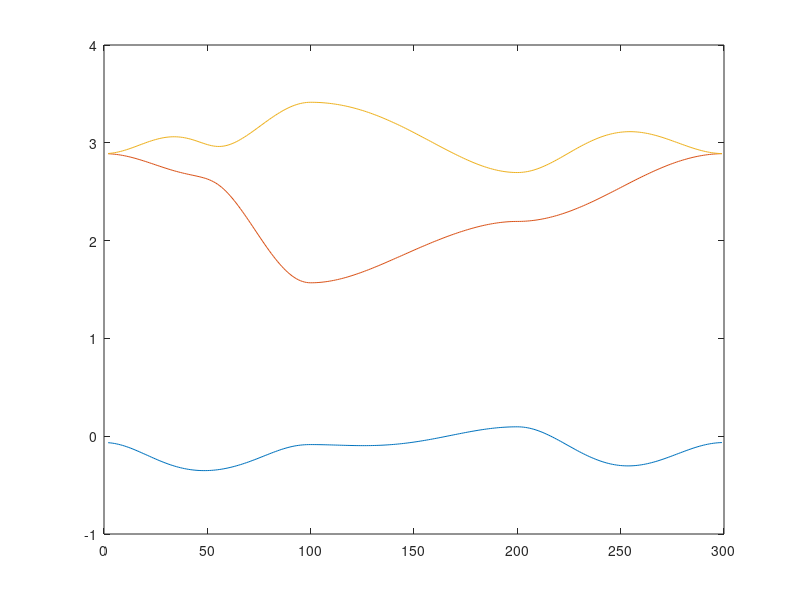

The MATLAB source for this figure:
clear;
eps1=0.1;
eps2=0.1;
t0=0.1;
t1=0.401;
t2=0.1;
t11=0.1;
t12=0.1;
t22=0.1;

deps1=0.01;
deps2=0.01;
dt0=0.01;
dt1=0.01;
dt2=0.01;
dt11=0.01;
dt12=0.01;
dt22=0.01;

E1_gam_i=0;
E2_gam_i=2.9;
E3_gam_i=2.9;
E1_K_i=0;
E2_K_i=1.6;
E3_K_i=3.5;
E1_M_i=0;
E2_M_i=2.1;
E3_M_i=2.6;

for i=1:100000
    E_gam_1=eps1+6*t0;
    E_gam_2=eps2+3*(t11+t22);
    E_gam_3=eps2+3*(t11+t22);

    E_K_1=eps2-1.5*(t11+t22)-3^1.5*t12;
    E_K_2=eps1-3*t0;
    E_K_3=eps2-1.5*(t11+t22)+3^1.5*t12;

    f1=0.5*(eps1+eps2)-t0-1.5*t11+0.5*t22;
    f2=0.5*sqrt((eps1-eps2-2*t0+3*t11-t22)^2+64*t2^2);
    E_M_1=f1-f2;
    E_M_2=eps2+t11-3*t22;
    E_M_3=f1+f2;
    
    d=(E_gam_1-E1_gam_i)^2+(E_gam_2-E2_gam_i)^2+(E_gam_3-E3_gam_i)^2+(E_K_1-E1_K_i)^2+(E_K_2-E2_K_i)^2+(E_K_3-E3_K_i)^2+(E_M_1-E1_M_i)^2+(E_M_2-E2_M_i)^2+(E_M_3-E3_M_i)^2;
    dd_deps1=2*deps1*(E_gam_1-E1_gam_i)+2*deps1*(E_K_2-E2_K_i)+2*deps1*(E_M_1-E1_M_i)*(0.5-0.5*(eps1-eps2-2*t0+3*t11-t22)/(2*f2))+2*deps1*(E_M_3-E3_M_i)*(0.5+0.5*(eps1-eps2-2*t0+3*t11-t22)/(2*f2));
    dd_deps2=2*deps2*(E_gam_2-E2_gam_i)+2*deps2*(E_gam_3-E3_gam_i)+2*deps2*(E_K_1-E1_K_i)+2*deps2*(E_K_3-E3_K_i)+2*deps2*(E_M_1-E1_M_i)*(0.5-0.5*(eps1-eps2-2*t0+3*t11-t22)/(2*f2))+2*deps2*(E_M_2-E2_M_i)+2*deps2*(E_M_3-E3_M_i)*(0.5-0.5*(eps1-eps2-2*t0+3*t11-t22)/(2*f2));
    dd_dt0=2*dt0*(E_gam_1-E1_gam_i)+2*dt0*(E_K_3-E3_K_i)*(-3)+2*dt0*(E_M_1-E1_M_i)*(-1-0.5*(eps1-eps2-2*t0+3*t11-t22)*(-2)/(2*f2))+2*dt0*(E_M_3-E3_M_i)*(-1+0.5*(eps1-eps2-2*t0+3*t11-t22)*(-2)/(2*f2));
    dd_dt1=2*dt1*0;
    dd_dt2=-2*dt2*(E_M_1-E1_M_i)*(0.5*64*t2/(2*f2))+2*dt2*(E_M_3-E3_M_i)*(0.5*64*t2/(2*f2));
    dd_dt11=2*dt11*(E_gam_2-E2_gam_i)*3+2*dt11*(E_gam_3-E3_gam_i)*3+2*dt11*(E_K_1-E1_K_i)*(-1.5)+2*dt11*(E_K_3-E3_K_i)*(-1.5)+2*dt11*(E_M_1-E1_M_i)*(-1.5-0.5*(eps1-eps2-2*t0+3*t11-t22)*(3)/(2*f2))+2*dt11*(E_M_2-E2_M_i)+2*dt11*(E_M_3-E3_M_i)*(-1.5+0.5*(eps1-eps2-2*t0+3*t11-t22)*(3)/(2*f2));
    dd_dt12=-2*dt12*(E_K_1-E1_K_i)*(3^1.5)+2*dt12*(E_K_3-E3_K_i)*(3^1.5);
    dd_dt22=2*dt22*(E_gam_2-E2_gam_i)*3+2*dt22*(E_gam_3-E3_gam_i)*3+2*dt22*(E_K_1-E1_K_i)*(-1.5)+2*dt22*(E_K_3-E3_K_i)*(-1.5)+2*dt22*(E_M_1-E1_M_i)*(0.5-0.5*(eps1-eps2-2*t0+3*t11-t22)*(-1)/(2*f2))+2*dt22*(E_M_2-E2_M_i)*(-3)+2*dt22*(E_M_3-E3_M_i)*(0.5+0.5*(eps1-eps2-2*t0+3*t11-t22)*(-1)/(2*f2));
    
    eps1=eps1-dd_deps1;
    eps2=eps2-dd_deps2;
    t0=t0-dd_dt0;
    t1=t1-dd_dt1;
    t2=t2-dd_dt2;
    t11=t11-dd_dt11;
    t12=t12-dd_dt12;
    t22=t22-dd_dt22;
    disp(i)
end
disp(eps1)
disp(eps2)
disp(t0)
disp(t1)
disp(t2)
disp(t11)
disp(t12)
disp(t22)


for j=1:100
    alpha(j)=2*pi*j/(3*100);
    beta(j)=0;
    alpha(100+j)=2*pi/3-pi/6*(j/100);
    beta(j+100)=pi/2*(j/100);
    alpha(200+j)=pi/2-pi/2*(j/100);
    beta(200+j)=pi/2-pi/2*(j/100);
end

for k=1:300
    H(1,1)=2*t0*(cos(2*alpha(k))+2*cos(alpha(k))*cos(beta(k)))+eps1;
    H(1,2)=-2*sqrt(3)*t2*sin(alpha(k))*sin(beta(k))+2*1i*t1*(sin(2*alpha(k))+sin(alpha(k))*cos(beta(k)));
    H(1,3)=2*t2*(cos(2*alpha(k))-cos(alpha(k))*cos(beta(k)))+2*sqrt(3)*1i*t1*cos(alpha(k))*sin(beta(k));
    H(2,2)=2*t11*cos(2*alpha(k))+(t11+3*t22)*cos(alpha(k))*cos(beta(k))+eps2;
    H(3,3)=2*t22*cos(2*alpha(k))+(3*t11+t22)*cos(alpha(k))*cos(beta(k))+eps2;
    H(2,3)=sqrt(3)*(t22-t11)*sin(alpha(k))*sin(beta(k))+4*1i*t12*sin(alpha(k))*(cos(alpha(k))-cos(beta(k)));
    H(2,1)=conj(H(1,2));
    H(3,1)=conj(H(1,3));
    H(3,2)=conj(H(2,3));
    E=sort(eig(H));
    E1(k)=E(1);
    E2(k)=E(2);
    E3(k)=E(3);
end
xax=(1:1:300);
plot(xax(2:299),E1(2:299))
hold on
plot(xax(2:299),E2(2:299))
plot(xax(2:299),E3(2:299))